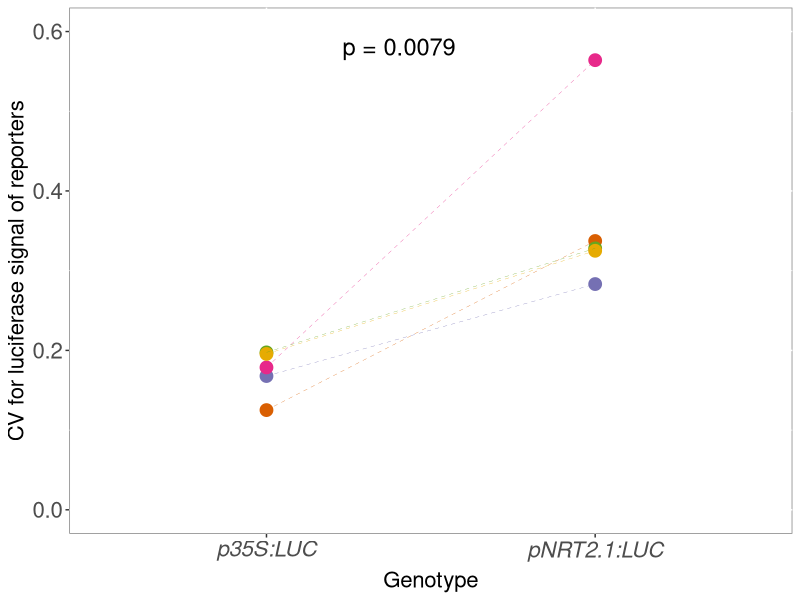
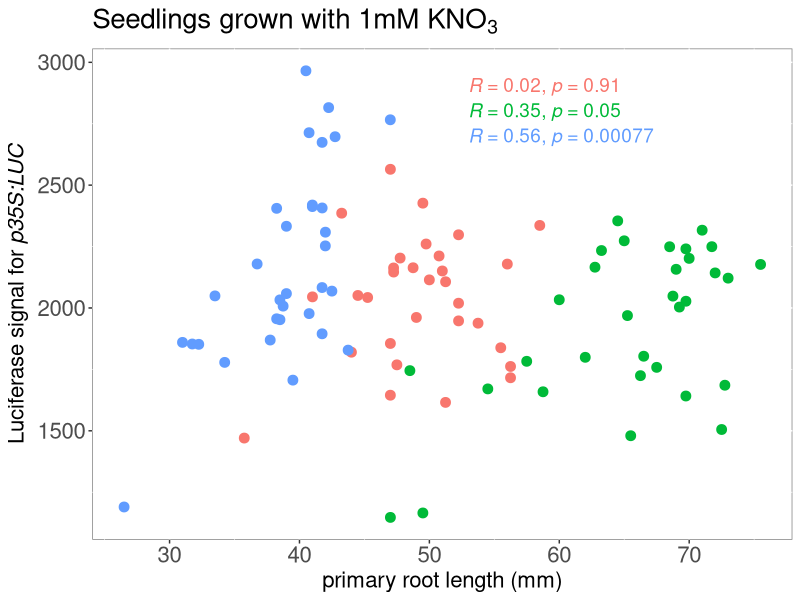
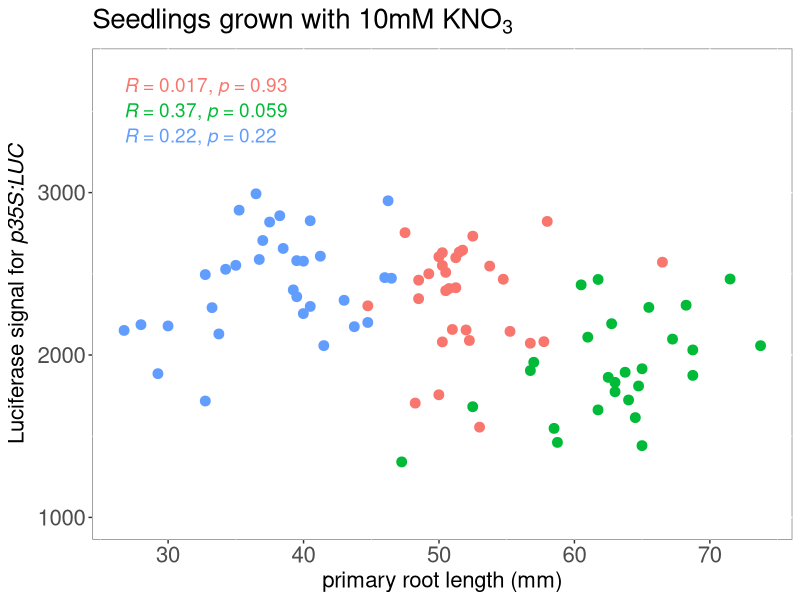
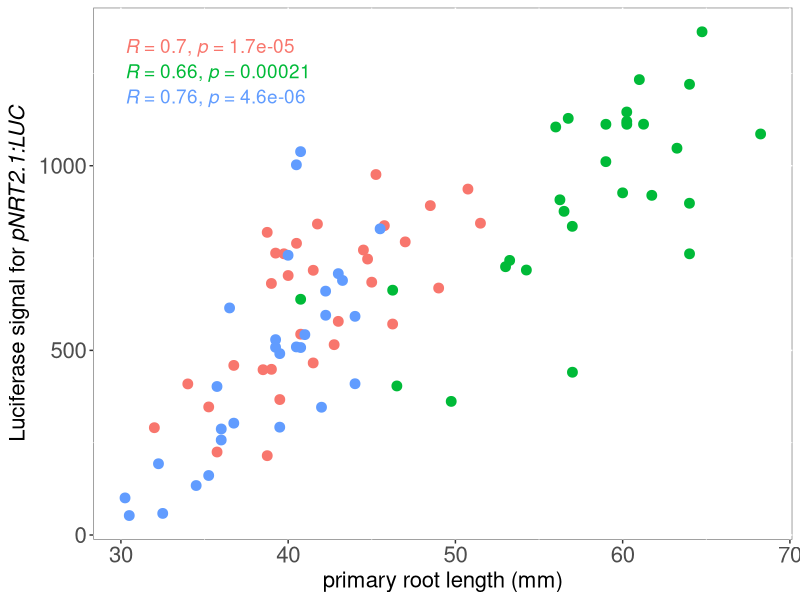
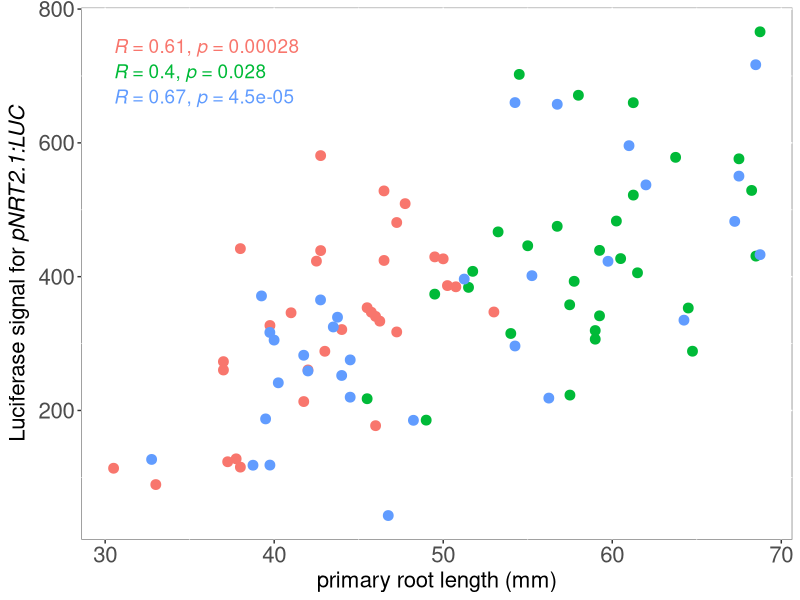
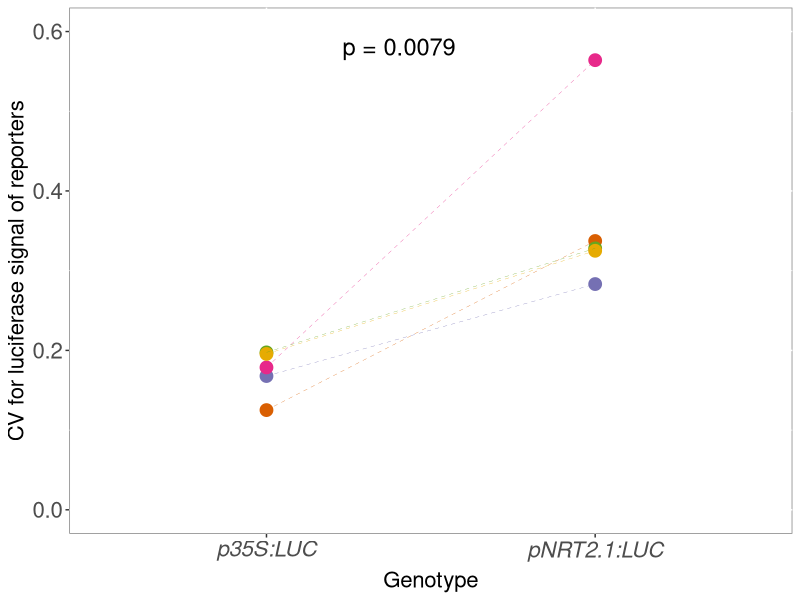
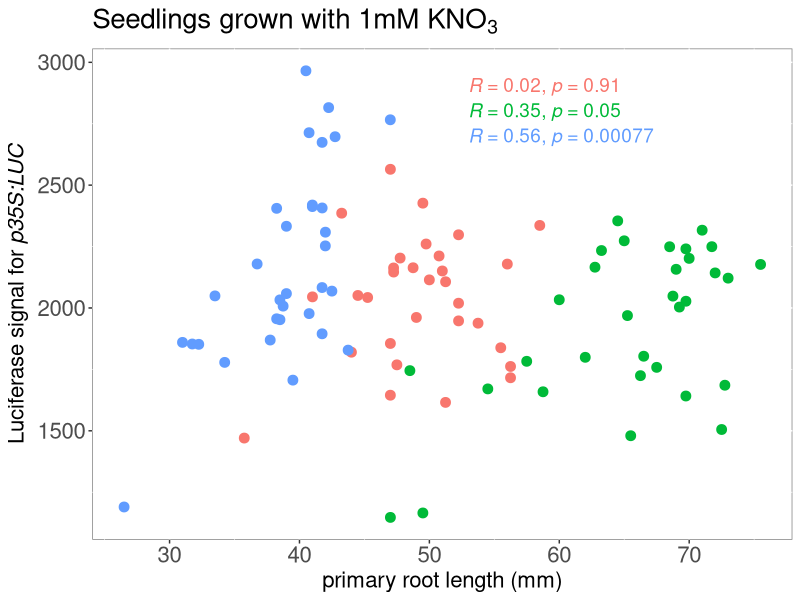
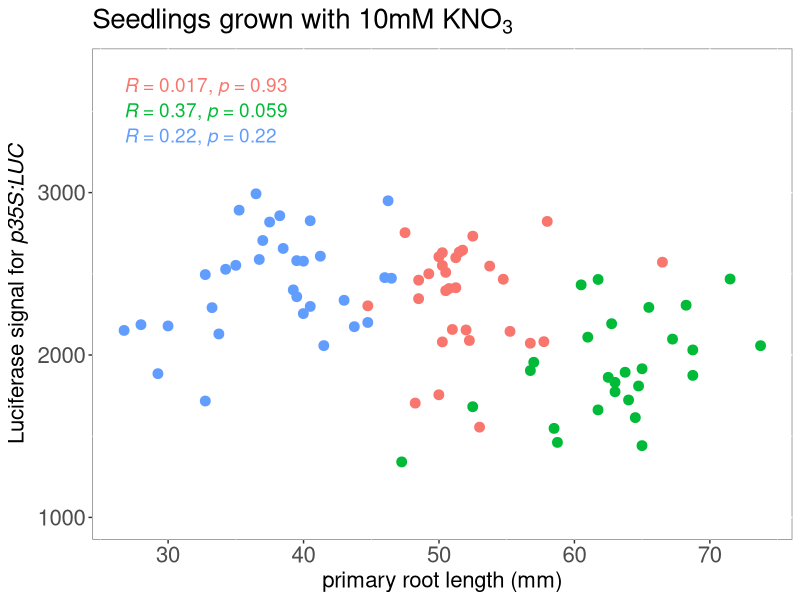

The R script that drew these images, in order:
## ---- chunk 1
knitr::opts_chunk$set(echo = TRUE)
## ---- chunk 2
library(tidyverse)
library(ggpubr)
library(RColorBrewer)
## ---- chunk 3
luc_AR1278 <- read_tsv("AR1278_35S_NRT2.1_luc/AR1278_luciferase_analysis.txt") %>% 
  mutate(exp="AR1278")


luc_AR1289 <- read_tsv("AR1289_35S_NRT21_luc/AR1289_luciferase_analysis.txt") %>% 
  mutate(exp="AR1289")


luc_AR1301 <- read_tsv("AR1301_35S_NRT2.1_luc/AR1301_luciferase_analysis.txt") %>% 
  mutate(exp="AR1301")

luc_SC50 <- read_tsv("SC50_35S_NRT2.1_luc/SC50_luciferase_analysis.txt") %>% 
  mutate(exp="SC50")

luc_SC52 <- read_tsv("SC52_35S_NRT2.1_luc/SC52_luciferase_analysis.txt") %>% 
  mutate(exp="SC52")



luc_all <- bind_rows(luc_AR1278, luc_AR1289, luc_AR1301, luc_SC50, luc_SC52)

## ---- chunk 4

luc_all_norm <- mutate(luc_all, RawIntDenDivArea=RawIntDen/area) %>% 
  filter(seedling=="background") %>% 
  group_by(exp, genotype,KNO3, plate) %>% 
  summarise(MeanBack=mean(RawIntDenDivArea)) %>% 
  full_join(luc_all, by=c( "exp"="exp", "KNO3"="KNO3", "genotype"="genotype", "plate"="plate")) %>% 
  mutate(RawIntDen_NormBack= RawIntDen-(MeanBack*area)) %>% 
  mutate(root_length_mm= length/4,
         RawIntDen_NormBack_NormLen=RawIntDen_NormBack/root_length_mm) %>% 
  filter(seedling!="background")

## ---- chunk 5

my.colors<-brewer.pal(7, "Dark2")[2:7]

group_by(luc_all_norm, exp, genotype, KNO3) %>% 
  summarise(CV= sd(RawIntDen_NormBack_NormLen)/mean(RawIntDen_NormBack_NormLen)) %>% 
  filter(KNO3=="1mM") %>% 
  ggplot(aes(x=genotype, y=CV)) +
  geom_point(aes(col=exp),size=4) +
  geom_line(aes(color=exp, group=exp), size=0.1, linetype="dashed") +
  stat_compare_means(label="p.format", label.x.npc= 0.3, label.y.npc= 0.95, size=6, method = "wilcox.test") +
  ylim(0,0.6) +
  scale_color_manual(values = my.colors) +
    scale_x_discrete(labels = c(
      "35s:luc" = expression(italic("p35S:LUC")),
      "NRT2.1:luc" = expression(italic("pNRT2.1:LUC")))) +
  ylab("CV for luciferase signal of reporters") +
  xlab("Genotype") +
  theme(legend.text=element_text(size=16),legend.title = element_text(size=16, face="bold"), 
        axis.text=element_text(size=16), axis.title=element_text(size=16),
        plot.title = element_text(size=16),
        panel.background = element_rect(fill = "white", colour = "grey50"),
        legend.position = "none")

ggsave("Luc_35S_vs_NRT2.1_1mM_5reps.jpg", width=4.7, height = 4.5)

## ---- chunk 6
filter(luc_all_norm, KNO3=="1mM" & genotype=="35s:luc" &  exp%in%c("AR1278", "AR1289", "AR1301")) %>% 
  ggplot(aes(x=root_length_mm, y=RawIntDen_NormBack_NormLen, color=exp)) +
  geom_point(size=3) +
  stat_cor(method="spearman", size=4.8,label.x = 53) +
  ggtitle(bquote('Seedlings grown with 1mM KNO'[3])) +
  xlab("primary root length (mm)") +
  ylab(expression(paste("Luciferase signal for ", italic("p35S:LUC")))) +
  theme(legend.text=element_text(size=16),legend.title = element_text(size=16, face="bold"), 
        axis.text=element_text(size=16), axis.title=element_text(size=16),
        plot.title = element_text(size=20,face="bold"),
        panel.background = element_rect(fill = "white", colour = "grey50"),
        legend.position = "none")

ggsave("Correlation_rootlength_35SlucSignal_1mM.jpg", width=5.3, height = 4.4)

## ---- chunk 7
filter(luc_all_norm, KNO3=="10mM" & genotype=="35s:luc" &  exp%in%c("AR1278", "AR1289", "AR1301")) %>% 
  ggplot(aes(x=root_length_mm, y=RawIntDen_NormBack_NormLen, color=exp)) +
  geom_point(size=3) +
  stat_cor(method="spearman", size=4.8) +
  ggtitle(bquote('Seedlings grown with 10mM KNO'[3])) +
  ylim(1000,3750) +
  xlab("primary root length (mm)") +
  ylab(expression(paste("Luciferase signal for ", italic("p35S:LUC")))) +
  theme(legend.text=element_text(size=16),legend.title = element_text(size=16, face="bold"), 
        axis.text=element_text(size=16), axis.title=element_text(size=16),
        plot.title = element_text(size=20,face="bold"),
        panel.background = element_rect(fill = "white", colour = "grey50"),
        legend.position = "none")

ggsave("Correlation_rootlength_35SlucSignal_10mM.jpg", width=5.3, height = 4.4)

## ---- chunk 8
filter(luc_all_norm, KNO3=="1mM" & genotype=="NRT2.1:luc"&  exp%in%c("AR1278", "AR1289", "AR1301")) %>% 
  ggplot(aes(x=root_length_mm, y=RawIntDen_NormBack_NormLen, color=exp)) +
  geom_point(size=3) +
  stat_cor(method="spearman", size=4.8) +
  xlab("primary root length (mm)") +
  ylab(expression(paste("Luciferase signal for ", italic("pNRT2.1:LUC")))) +
  theme(legend.text=element_text(size=16),legend.title = element_text(size=16, face="bold"), 
        axis.text=element_text(size=16), axis.title=element_text(size=16),
        plot.title = element_text(size=20,face="bold"),
        panel.background = element_rect(fill = "white", colour = "grey50"),
        legend.position = "none")
## ---- chunk 9
filter(luc_all_norm, KNO3=="10mM" & genotype=="NRT2.1:luc"&  exp%in%c("AR1278", "AR1289", "AR1301")) %>% 
  ggplot(aes(x=root_length_mm, y=RawIntDen_NormBack_NormLen, color=exp)) +
  geom_point(size=3) +
  stat_cor(method="spearman", size=4.8) +
  xlab("primary root length (mm)") +
  ylab(expression(paste("Luciferase signal for ", italic("pNRT2.1:LUC")))) +
  theme(legend.text=element_text(size=16),legend.title = element_text(size=16, face="bold"), 
        axis.text=element_text(size=16), axis.title=element_text(size=16),
        plot.title = element_text(size=20,face="bold"),
        panel.background = element_rect(fill = "white", colour = "grey50"),
        legend.position = "none")
